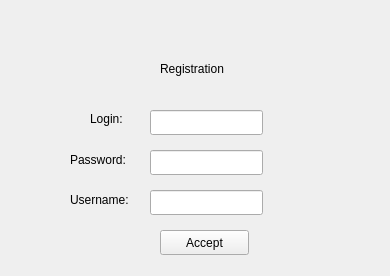
<?xml version="1.0" encoding="UTF-8"?>
<ui version="4.0">
 <class>RegistrationForm</class>
 <widget class="QWidget" name="RegistrationForm">
  <property name="geometry">
   <rect>
    <x>0</x>
    <y>0</y>
    <width>390</width>
    <height>276</height>
   </rect>
  </property>
  <property name="windowTitle">
   <string>Form</string>
  </property>
  <widget class="QPushButton" name="pushButton">
   <property name="geometry">
    <rect>
     <x>160</x>
     <y>230</y>
     <width>89</width>
     <height>25</height>
    </rect>
   </property>
   <property name="text">
    <string>Accept</string>
   </property>
  </widget>
  <widget class="QLineEdit" name="le_password">
   <property name="geometry">
    <rect>
     <x>150</x>
     <y>150</y>
     <width>113</width>
     <height>25</height>
    </rect>
   </property>
  </widget>
  <widget class="QLineEdit" name="le_login">
   <property name="geometry">
    <rect>
     <x>150</x>
     <y>110</y>
     <width>113</width>
     <height>25</height>
    </rect>
   </property>
  </widget>
  <widget class="QLabel" name="label">
   <property name="geometry">
    <rect>
     <x>160</x>
     <y>60</y>
     <width>91</width>
     <height>17</height>
    </rect>
   </property>
   <property name="text">
    <string>Registration</string>
   </property>
  </widget>
  <widget class="QLabel" name="label_2">
   <property name="geometry">
    <rect>
     <x>90</x>
     <y>110</y>
     <width>67</width>
     <height>17</height>
    </rect>
   </property>
   <property name="text">
    <string>Login:</string>
   </property>
  </widget>
  <widget class="QLabel" name="label_3">
   <property name="geometry">
    <rect>
     <x>70</x>
     <y>150</y>
     <width>71</width>
     <height>20</height>
    </rect>
   </property>
   <property name="text">
    <string>Password:</string>
   </property>
  </widget>
  <widget class="QLineEdit" name="le_username">
   <property name="geometry">
    <rect>
     <x>150</x>
     <y>190</y>
     <width>113</width>
     <height>25</height>
    </rect>
   </property>
  </widget>
  <widget class="QLabel" name="label_4">
   <property name="geometry">
    <rect>
     <x>70</x>
     <y>190</y>
     <width>81</width>
     <height>20</height>
    </rect>
   </property>
   <property name="text">
    <string>Username:</string>
   </property>
  </widget>
 </widget>
 <resources/>
 <connections/>
</ui>
